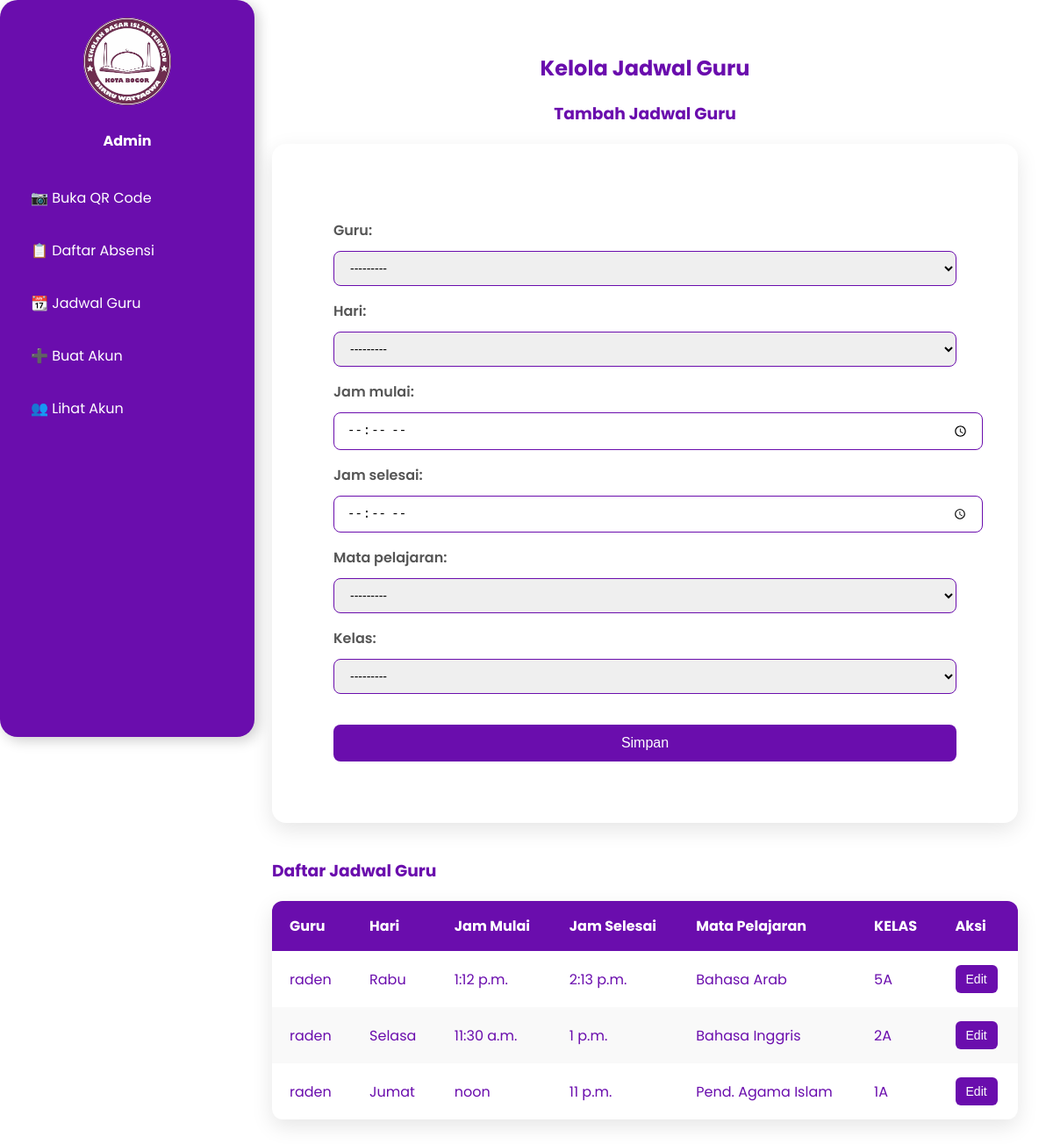
The app's page /jadwal-admin/ (signed in) with its own data.
### birruwattaqwa/models.py (models this page shows, shortened)
class JadwalGuru(models.Model):
    MATA_PELAJARAN_CHOICES = [
        ('IPA', 'IPA'),
        ('IPS', 'IPS'),
        ('Bahasa Indonesia', 'Bahasa Indonesia'),
        ('Bahasa Inggris', 'Bahasa Inggris'),
        ('Bahasa Arab', 'Bahasa Arab'),
        ('Matematika', 'Matematika'),
        ('PKN', 'PKN'),
        ('Seni Budaya', 'Seni Budaya'),
        ('Penjaskes', 'Penjaskes'),
        ('Pend. Agama Islam', 'Pend. Agama Islam'),
    ]
    HARI_CHOICES = [
        ('Senin', 'Senin'),
        ('Selasa', 'Selasa'),
        ('Rabu', 'Rabu'),
        ('Kamis', 'Kamis'),
        ('Jumat', 'Jumat'),
        ('Sabtu', 'Sabtu'),
    ]
    KELAS_CHOICES = [
        ('1A', '1A'),
        ('1B', '1B'),
        ('2A', '2A'),
        ('2B', '2B'),
        ('3A', '3A'),
        ('3B', '3B'),
        ('4A', '4A'),
        ('4B', '4B'),
        ('5A', '5A'),
        ('5B', '5B'),
        ('6A', '6A'),
        ('6B', '6B')
    ]
    guru = models.ForeignKey(User, on_delete=models.CASCADE)
    hari = models.CharField(max_length=20, choices=HARI_CHOICES)
    jam_mulai = models.TimeField()
    jam_selesai = models.TimeField()
    mata_pelajaran = models.CharField(max_length=100, choices=MATA_PELAJARAN_CHOICES)
    kelas = models.CharField(max_length=10, choices=KELAS_CHOICES)

### birruwattaqwa/views.py (the view)
# urls.py: path('jadwal-admin/', jadwal_admin, name='jadwal_admin'),
@login_required
@user_passes_test(lambda u: u.groups.filter(name='Admin').exists())  # Hanya Admin yang bisa akses
def jadwal_admin(request):
    if request.method == "POST":
        form = JadwalGuruForm(request.POST)
        if form.is_valid():
            form.save()
            return redirect('jadwal_admin')  # Refresh halaman agar daftar jadwal update
    else:
        form = JadwalGuruForm()
    jadwal_list = JadwalGuru.objects.all()  # Ambil semua jadwal
    return render(request, 'birruwattaqwa/admin/jadwal_admin.html', {'form': form, 'jadwal_list': jadwal_list})

### birruwattaqwa/forms.py
class JadwalGuruForm(forms.ModelForm):
    guru = forms.ModelChoiceField(
        queryset=User.objects.filter(groups__name='Guru'),
        label="Guru"
    )
    class Meta:
        model = JadwalGuru
        fields = ['guru', 'hari', 'jam_mulai', 'jam_selesai', 'mata_pelajaran', 'kelas']
        widgets = {
            'jam_mulai': forms.TimeInput(attrs={'type': 'time'}),
            'jam_selesai': forms.TimeInput(attrs={'type': 'time'}),
        }

### birruwattaqwa/templates/birruwattaqwa/admin/jadwal_admin.html (shortened to what this page needs)
{% load static %}
<!DOCTYPE html>
<html lang="id">
<head>
</head>
<body>
    <div class="sidebar">
        <div class="profile">
            <a href="{% url 'dashboard_admin' %}">
                <img src="/media/logo.jpeg" alt="Foto Admin">
            </a>
            <h4>Admin</h4>
        </div>
        <ul>
            <li><a href="{% url 'generate_admin_qrcode' %}">📷 Buka QR Code</a></li>
            <li><a href="{% url 'list_absen' %}">📋 Daftar Absensi</a></li>
            <li><a href="{% url 'jadwal_admin' %}">📆 Jadwal Guru</a></li>
            <li><a href="{% url 'registrasi' %}">➕ Buat Akun</a></li>
            <li><a href="{% url 'list_users' %}">👥 Lihat Akun</a></li>
        </ul>
    </div>
    <div class="container" style="color: #6a0dad;">
        <h2 style="color: #6a0dad; text-align: center;">Kelola Jadwal Guru</h2>
        <h3 style="color: #6a0dad; text-align: center;">Tambah Jadwal Guru</h3>
        <form method="POST" style="color: #6a0dad;">
            {{ form.as_p }}
            <button type="submit" class="btn btn-success">Simpan</button>
        </form>
        <h3 style="color: #6a0dad;">Daftar Jadwal Guru</h3>
        <table>
            <thead>
                <tr>
                    <th>Guru</th>
                    <th>Hari</th>
                    <th>Jam Mulai</th>
                    <th>Jam Selesai</th>
                    <th>Mata Pelajaran</th>
                    <th>KELAS</th>
                    <th>Aksi</th>
                </tr>
            </thead>
            <tbody>
                {% for jadwal in jadwal_list %}
                <tr>
                    <td>{{ jadwal.guru }}</td>
                    <td>{{ jadwal.hari }}</td>
                    <td>{{ jadwal.jam_mulai }}</td>
                    <td>{{ jadwal.jam_selesai }}</td>
                    <td>{{ jadwal.mata_pelajaran }}</td>
                    <td>{{ jadwal.kelas}}</td>
                    <td>
                        <button class="btn-warning" onclick="openEditModal('{{ jadwal.id }}', '{{ jadwal.guru }}', '{{ jadwal.hari }}', '{{ jadwal.jam_mulai }}', '{{ jadwal.jam_selesai }}', '{{ jadwal.mata_pelajaran }}', '{{ jadwal.kelas }}')">Edit</button>
                    </td>
                </tr>
                {% endfor %}
            </tbody>
        </table>
</div>
</body>
</html>

### birruwattaqwa/templates/birruwattaqwa/admin/jadwal_admin.html (style rules this page uses)
body { display: flex; margin: 0; padding: 0; font-family: 'Poppins', sans-serif; color: #6a0dad; }
.sidebar { width: 250px; background-color: #6a0dad; color: white; height: 100vh; position: fixed; padding: 20px; border-radius: 20px; box-shadow: 4px 4px 15px rgba(0, 0, 0, 0.2); transition: 0.3s; }
.sidebar .profile { text-align: center; margin-bottom: 30px; }
.sidebar .profile img { width: 100px; height: 100px; border-radius: 50%; object-fit: cover; transition: transform 0.3s ease-in-out; }
.sidebar ul { list-style: none; padding: 0; }
.sidebar ul li { margin: 15px 0; }
.sidebar ul li a { color: white; text-decoration: none; display: block; padding: 10px 15px; border-radius: 12px; transition: background-color 0.3s, transform 0.3s; }
.container { flex: 1; padding: 40px; margin-left: 270px; color: #6a0dad; }
h2, h3 { color: #34495e; margin-bottom: 20px; }
form { background-color: #fff; padding: 70px; border-radius: 16px; box-shadow: 0 8px 24px rgba(0,0,0,0.1); margin-bottom: 40px; }
form p { margin-bottom: 15px; }
form label { display: block; margin-bottom: 6px; font-weight: 600; color: #555; }
form input, form select, form textarea { width: 100%; padding: 10px 14px; margin-top: 5px; border: 1px solid #ddd; border-radius: 8px; outline: none; font-size: 14px; border-color: #6a0dad; }
form button { margin-top: 20px; width: 100%; background-color: #6a0dad; color: white; padding: 12px; font-size: 16px; border: none; border-radius: 8px; cursor: pointer; transition: background-color 0.3s; }
table { width: 100%; border-collapse: collapse; background: #fff; box-shadow: 0 8px 24px rgba(0,0,0,0.1); border-radius: 12px; overflow: hidden; }
th, td { padding: 16px 20px; text-align: left; }
thead { background-color: #6a0dad; color: #fff; }
tbody tr:nth-child(even) { background-color: #f9f9f9; }
.btn-warning { background-color: #6a0dad; color: white; padding: 8px 12px; border: none; border-radius: 6px; cursor: pointer; font-size: 14px; text-decoration: none; }

### records on screen
JadwalGuru: guru "raden", hari "Rabu", jam_mulai "1:12 p.m.", jam_selesai "2:13 p.m.", mata_pelajaran "Bahasa Arab", kelas "5A"
JadwalGuru: guru "raden", hari "Selasa", jam_mulai "11:30 a.m.", jam_selesai "1 p.m.", mata_pelajaran "Bahasa Inggris", kelas "2A"
JadwalGuru: guru "raden", hari "Jumat", jam_mulai "noon", jam_selesai "11 p.m.", mata_pelajaran "Pend. Agama Islam", kelas "1A"
